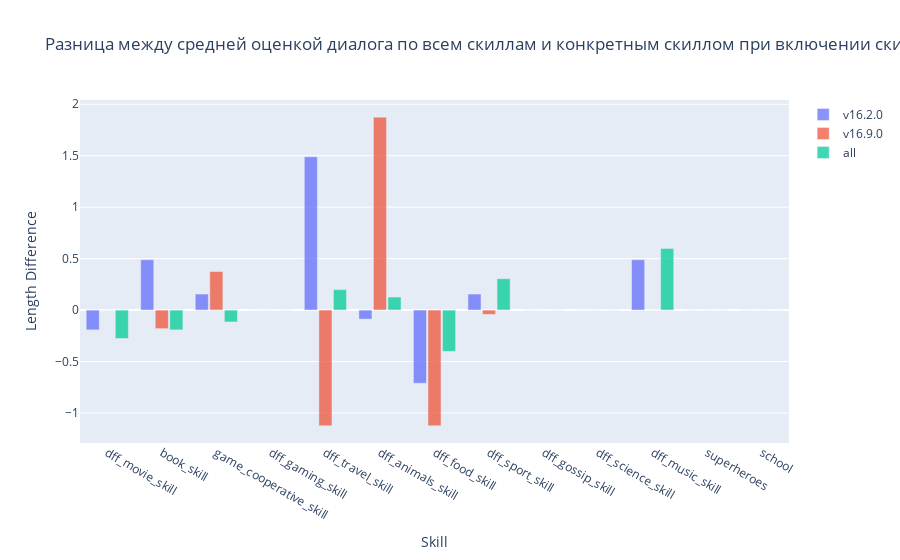

The notebook cell this image was saved under:
### Code cell
fig = go.Figure()
rate_dict = []

for version in graphics_dict.keys():
    
    x0, y0 = [], []
        
    for skill in graphics_dict[version].keys():
        x0.append(skill)
        y_skill = []
        for l, cont in zip(graphics_dict[version][skill]["rating"], graphics_dict[version][skill]["skill_continue"]):
            if cont == 1:
                y_skill.append(l)
        y0.append(y_skill)
        
    y0_avg = [sum(y_skill) / len(y_skill) if len(y_skill) > 0 else 0 for y_skill in y0]
    y0_all = [elem for y_skill in y0 for elem in y_skill]
                
    avg_rate = sum(y0_all) / len(y0_all) if len(y0_all) > 0 else 0
    
    y1 = [elem - avg_rate if elem > 0 else 0 for elem in y0_avg]
    
    print(version, avg_rate)
    
    
    for x2, y2 in zip(x0, y0):
        y2_avg = sum(y2) / len(y2) if len(y2) > 0 else 0
        print(x2, y2_avg, len(y2))
        if version == "v16.9.0":
            rate_dict.append((x2, y2_avg, len(y2)))
                     
    fig.add_trace(go.Bar(
        x=x0,
        y=y1,
        name=version, 
        opacity=0.75
    ))

fig.update_layout(
    title_text='Разница между средней оценкой диалога по всем скиллам и конкретным скиллом при включении скилла', 
    xaxis_title_text='Skill', 
    yaxis_title_text='Length Difference', 
    bargap=0.2, 
    bargroupgap=0.1 
)

fig.show()

### Figure 1 — Plotly figure (JSON) as saved in the notebook; plotly's stock layout.template omitted (floating-point values rounded to 4 significant figures)
{"data": [{"name": "v16.2.0", "opacity": 0.75, "type": "bar", "x": ["dff_movie_skill", "book_skill", "game_cooperative_skill", "dff_gaming_skill", "dff_travel_skill", "dff_animals_skill", "dff_food_skill", "dff_sport_skill", "dff_gossip_skill", "dff_science_skill", "dff_music_skill", "superheroes", "school"], "y": [-0.1925, 0.4894, 0.156, 0, 1.489, -0.08756, -0.7106, 0.156, 0, 0, 0.4894, 0, 0]}, {"name": "v16.9.0", "opacity": 0.75, "type": "bar", "x": ["dff_movie_skill", "book_skill", "game_cooperative_skill", "dff_gaming_skill", "dff_travel_skill", "dff_animals_skill", "dff_food_skill", "dff_sport_skill", "dff_gossip_skill", "dff_science_skill", "dff_music_skill", "superheroes", "school"], "y": [0, -0.1806, 0.375, 0, -1.125, 1.875, -1.125, -0.04167, 0, 0, 0, 0, 0]}, {"name": "all", "opacity": 0.75, "type": "bar", "x": ["dff_movie_skill", "book_skill", "game_cooperative_skill", "dff_gaming_skill", "dff_travel_skill", "dff_animals_skill", "dff_food_skill", "dff_sport_skill", "dff_gossip_skill", "dff_science_skill", "dff_music_skill", "superheroes", "school"], "y": [-0.2761, -0.1928, -0.1154, 0, 0.1989, 0.1267, -0.4011, 0.3048, 0, 0, 0.5989, 0, 0]}], "layout": {"bargap": 0.2, "bargroupgap": 0.1, "title": {"text": "Разница между средней оценкой диалога по всем скиллам и конкретным скиллом при включении скилла"}, "xaxis": {"title": {"text": "Skill"}}, "yaxis": {"title": {"text": "Length Difference"}}}}
